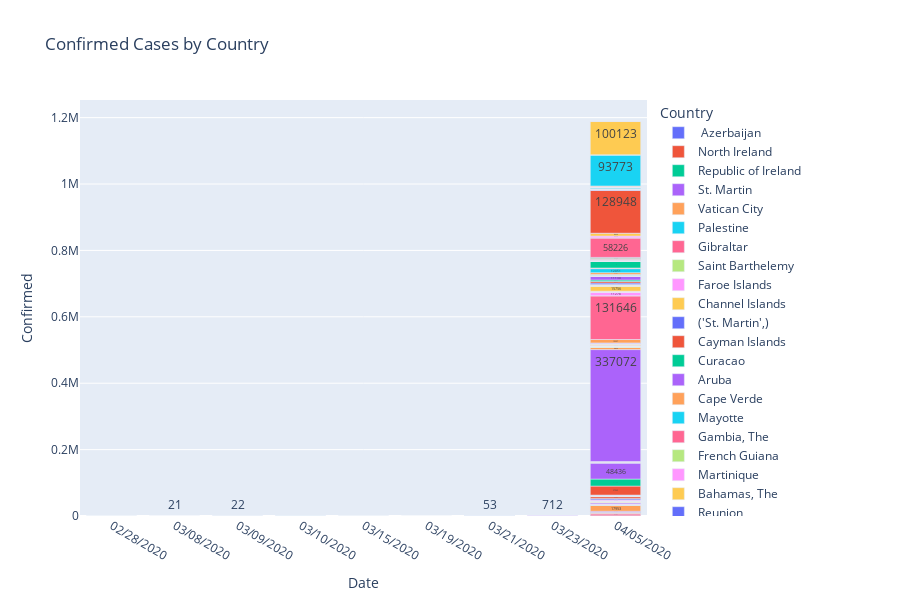

Notebook code cell kept with this figure:
### Code cell
#Creating Bar Charts
bar_data = df_countries_no_china.groupby(['Country', 'Date'])['Confirmed'].sum().reset_index().sort_values('Date', ascending=True)

fig = px.bar(bar_data, x="Date", y="Confirmed", color='Country', text = 'Confirmed', 
             orientation='v', height=600, title='Confirmed Cases by Country')
fig.show()
